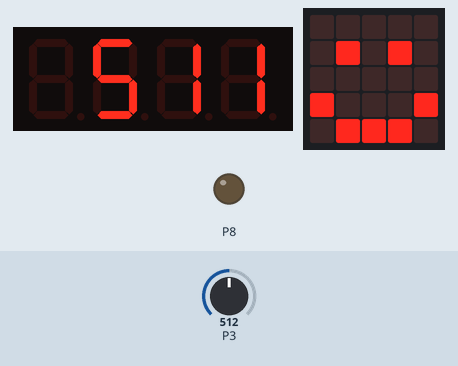
Bench run of a program on a simulated BBC micro:bit (MakeCode). Shown: 4-digit seven-segment display, the board's 5×5 LED display, output pins drawn as LEDs (lit = HIGH). The inputs (shaded band) are chosen by the test bench; at power-on: P3 = 512 (analog values on the 0–1023 scale).

Above: at 1.8 s.
1.9 s: P3 set to 716
At 7.4 s:
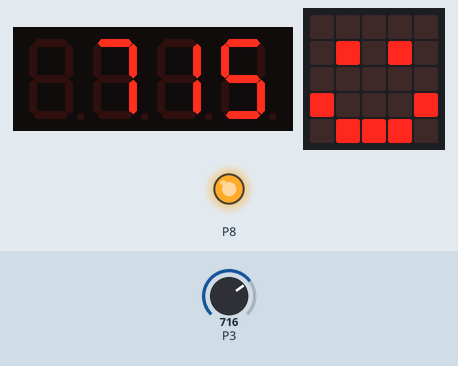
11.2 s: P3 set to 900
At 13.3 s:
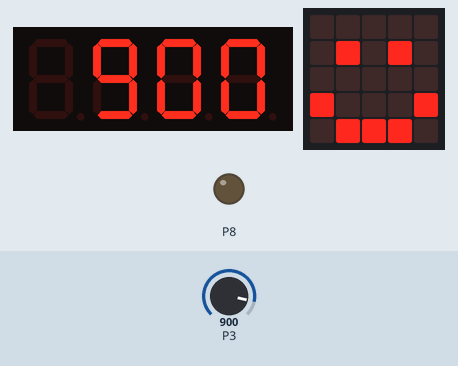
16.2 s: P3 set to 1023
At 17.5 s:
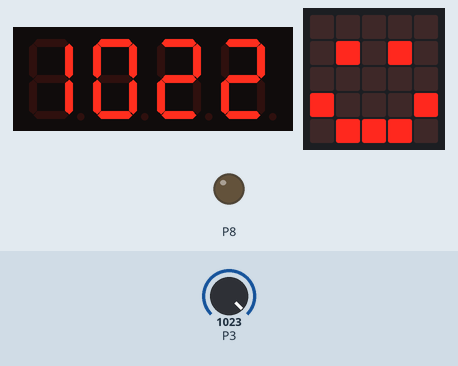
Timing chart, 0 to 27.2 s (numbered marks = the images above; inputs shaded):
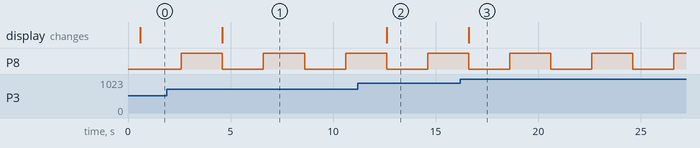

Measured:
- after the input at 1.9 s, the display: changes after 2.7 s (image 1)
- after the input at 11.2 s, the display: changes after 1.4 s (image 2)
- after the input at 16.2 s, the display: changes after 0.41 s (image 3)
- by itself, P8: alternates HIGH for 2.0 s and LOW for 2.0 s

The program:

main.ts
```typescript
let temperatur = 0
let tm = 0
let count = 0
let _4digit = grove.createDisplay(DigitalPin.P1, DigitalPin.P2)
_4digit.set(4)
basic.showIcon(IconNames.Happy)
basic.forever(function () {
    while (true) {
        tm = pins.analogReadPin(AnalogPin.P3)
        temperatur = tm - tm % 5 / 5
        _4digit.show(temperatur)
        pins.digitalWritePin(DigitalPin.P8, 0)
        basic.pause(2000)
        pins.digitalWritePin(DigitalPin.P8, 1)
        basic.pause(2000)
    }
})
```

test.ts
```typescript
// Hier kann man Tests durchführen; diese Datei wird nicht kompiliert, wenn dieses Paket als Erweiterung verwendet wird.
```
